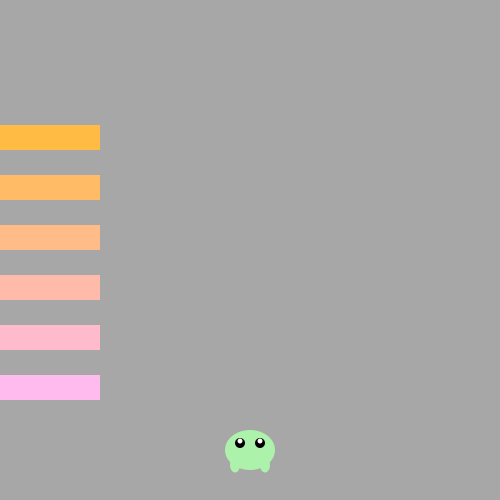
Frame 1 (no input)
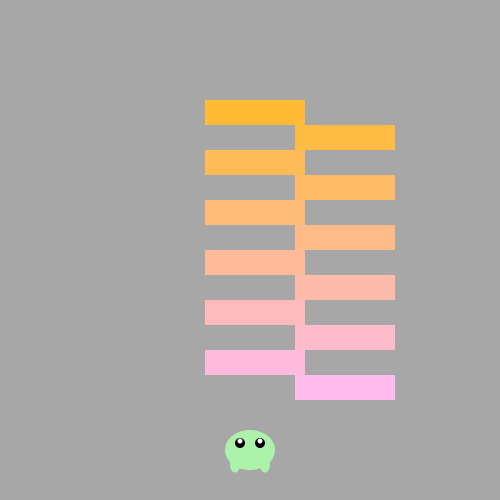
Frame 60 (the mouse pressed at the canvas centre just before this capture)
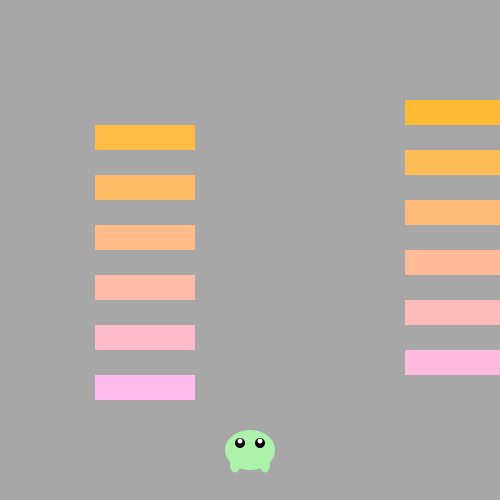
Frame 120 (the mouse held since frame 60 and released just before this capture)

The Processing sketch that drew these frames (run headless with seeded random() and noise(); from frame 60 on, the mouse is pressed at the canvas centre):

// Processing sketch: frogger
// ── frogger.pde
int frogX = 250;
int frogY = 450;
car c = new car(0, 375, 100, 5);
car c2 = new car(500, 350, 100, 5);
car c3 = new car(0, 325, 100, 5);
car c4 = new car(500, 300, 100, 5);
car c5 = new car(0, 275, 100, 5);
car c6 = new car(500, 250, 100, 5);
car c7 = new car(0, 225, 100, 5);
car c8 = new car(500, 200, 100, 5);
car c9 = new car(0, 175, 100, 5);
car c10 = new car(500, 150, 100, 5);
car c11= new car(0, 125, 100, 5);
car c12= new car(500, 100, 100, 5);
void setup(){
  size(500, 500);
  
  
  
}
void draw(){
  noStroke();
  background(167,167,167);
  fill(172, 242, 171);
  ellipse(frogX, frogY, 50, 40);
  ellipse(frogX-15,frogY+15, 10, 15); 
  ellipse(frogX+15,frogY+15, 10, 15);
  fill(0,0,0);
  ellipse(frogX-10,frogY-7, 10, 10);
  ellipse(frogX+10,frogY-7, 10, 10);
  fill(255,255,255);
  ellipse(frogX-10,frogY-9, 5, 5);
  ellipse(frogX+10,frogY-9, 5, 5);
  c.display();
  c2.display();
  c.moveRight();
  c2.moveLeft();
  c3.display();
  c3.moveRight();
  c4.display();
  c4.moveLeft();
  c5.display();
  c6.display();
  c5.moveRight();
  c6.moveLeft();
  c7.display();
  c7.moveRight();
  c8.display();
  c8.moveLeft();
  c9.display();
  c9.moveRight();
  c10.display();
  c10.moveLeft();
  c11.display();
  c11.moveRight();
  c12.display();
  c12.moveLeft();
  if(intersects(c)||intersects(c2)||intersects(c3)||intersects(c4)||intersects(c5)||intersects(c6)||intersects(c7)||intersects(c8)||intersects(c9)||intersects(c10)||intersects(c11)||intersects(c12)){
    frogY = 450;
    println("jjlkj");
}
}
void keyPressed()
{
  if(key == CODED){
      if(keyCode == UP)
      {
      frogY = frogY-15;
      }
      else if(keyCode == DOWN)
      {
       frogY = frogY+15;
      }
      else if(keyCode == RIGHT)
      {
       frogX = frogX+15;
      }
      else if(keyCode == LEFT)
      {
        frogX = frogX-15;
      }
   }
  if(frogX<=5 || frogX>=495){
    frogX = 250;
    frogY = 450;
  }
  if(frogY<=5 || frogY>=495){
    frogX = 250;
    frogY = 450;
  }
}
static int colorChange=255;
class car{
  int b = 255;
  int carX = 0;
  int carY = 0;
  int size = 0;
  int speed = 0;
  car(int x, int y, int size, int speed){
   carX = x;
   carY = y;
  this.size = size;
  this.speed = speed; 
    frogger.colorChange = frogger.colorChange-17;
    b=frogger.colorChange;
    
  }
  int getX(){
   return carX;
  } 
  int getY(){
   return carY;
  }
  int getSize(){
    return size; 
  }
    void display() 
  {
    fill(255,187,b);
  
    rect(carX , carY,  size, 25);
  }
  void moveRight(){
    carX = carX+speed;
    if(carX >= 500){
     carX=0; 
    }
}
 void moveLeft(){
    carX = carX-speed;
    if(carX <= 0){
     carX=500; 
    }
}

}
boolean intersects(car car) {
if ((frogY > car.getY() && frogY < car.getY()+50) && (frogX > car.getX() && frogX < car.getX()+car.getSize()))
          return true;
    else 
        return false;
}
